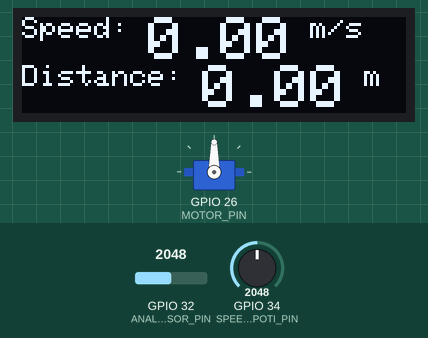
Recording of a sketch running on a simulated ESP32. On the bench: 128×32 one-colour display, servo. The test bench sets the inputs (shaded band); at power-on: GPIO 34 (SPEED_POTI_PIN) = 2048, GPIO 32 (ANALOG_SENSOR_PIN) = 2048. The display library's start-up logo is not drawn; what the sketch prints to the serial monitor is not drawn.

Above: at 3.3 s.
3.4 s: GPIO 34 (SPEED_POTI_PIN) set to 2100
4.9 s: GPIO 34 (SPEED_POTI_PIN) set to 2223
At 6.45 s:
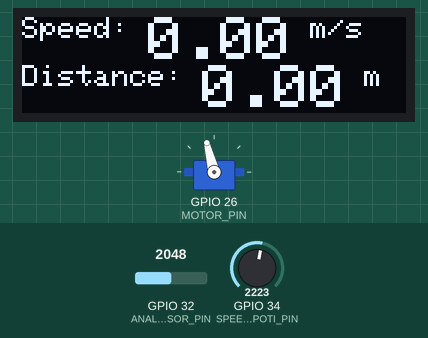
7.7 s: GPIO 34 (SPEED_POTI_PIN) set to 2047
9.2 s: GPIO 34 (SPEED_POTI_PIN) set to 1878
At 10.72 s:
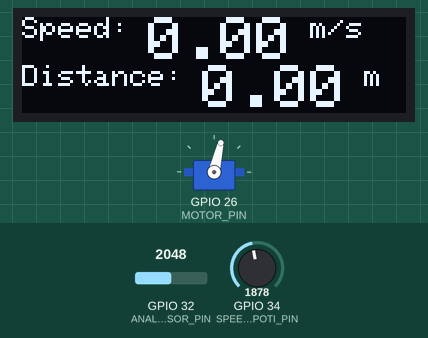
12.2 s: GPIO 34 (SPEED_POTI_PIN) set to 2866
14.3 s: GPIO 34 (SPEED_POTI_PIN) set to 1228
At 17.04 s:
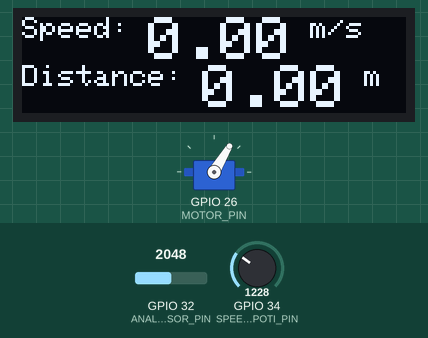
Timing chart, 0 to 20.8 s (numbered marks = the images above; inputs shaded):
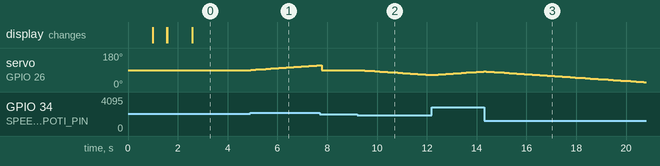

Measured:
- the behaviour switches between 2149 and 2150 on GPIO 34 (SPEED_POTI_PIN) (found by bisection; images 0 and 1)
- the behaviour switches between 1951 and 1950 on GPIO 34 (SPEED_POTI_PIN) (found by bisection; images 1 and 2)
- after the input at 3.4 s, every drawn part: stays the same
- after the input at 4.9 s, servo on GPIO 26 (MOTOR_PIN): moves from 90° to 115° over 2.7 s, starting at once
- after the input at 9.2 s, servo on GPIO 26 (MOTOR_PIN): moves from 90° to 64° over 2.9 s, starting after 0.10 s

The sketch:

Train_PID.ino
```cpp
#include "Speedometer.h"
#include "SpeedMonitor.h"
#include "TrainMotor.h"

#define MOTOR_PIN 26
#define ANALOG_SENSOR_PIN 32
#define SPEED_POTI_PIN 34

SpeedMonitor speedMonitor;
Speedometer speedometer(ANALOG_SENSOR_PIN);
TrainMotor motor(MOTOR_PIN);

unsigned long lastMotorSpeedUpdate = 0;

#include <PID_v1.h>
double Setpoint, Input, Output;
//Specify the links and initial tuning parameters
double Kp=0.15, Ki=0.0, Kd=0.01;
PID myPID(&Input, &Output, &Setpoint, Kp, Ki, Kd, DIRECT);

#define SPEED_TIMEOUT 10000
unsigned long speedTimeoutStart = 0;

void updateMotor(){
  if( (millis() - lastMotorSpeedUpdate) > 100){
    int speed = map(analogRead(SPEED_POTI_PIN), 0, 4095, -400, 400);
  if(speed < 20 && speed > -20){
    speed = 0;
    Output = 0;
  }
  Setpoint = speed;
  Input = speedometer.getSpeed();
  //myPID.Compute();

/*
  int delta = Input - Setpoint;
  if(delta == 0){
    speedTimeoutStart = millis();
  }

  if((millis() - speedTimeoutStart) > SPEED_TIMEOUT){
    Output = 0;
  }*/

  if(Input < Setpoint){
    Output++;
    if(Output > 100){
      Output = 100;
    }
  }
  else if(Input > Setpoint){
    Output--;
    if(Output < -100){
      Output = -100;
    }
  }
  motor.setSpeed(Output);

  Serial.print("Speed:");
  Serial.print(Input);
  Serial.print(",");
  Serial.print("Setpoint:");
  Serial.print(Setpoint);
  Serial.print(",");
  Serial.print("Output:");
  Serial.print(Output);
  Serial.println("");


  lastMotorSpeedUpdate = millis();
  }

}

void setup() {
  Serial.begin(9600);
  myPID.SetMode(AUTOMATIC);
  delay(500);
  Serial.println("Starting setup");
  delay(500);
  Serial.println("Setting up speed monitor");
  speedMonitor.begin();

  speedMonitor.setSpeed(40);
  speedMonitor.update();
  delay(500);
  Serial.println("Setting up encoder");
  speedometer.setupEncoder();
  Serial.println("Setting up motor");
  motor.begin();
  Serial.println("Activating HW Timer");
  setupTimerInterrupt();
  Serial.println("Ready to go");
  pinMode(SPEED_POTI_PIN, INPUT);
}

void loop() {
  delay(10);
  speedMonitor.setSpeed(speedometer.getSpeed());
  speedMonitor.setDistance(speedometer.getDistance());
  speedMonitor.update();
  updateMotor();
}
```

Speedometer.h
```cpp
#ifndef SPEEDOMETER_H
#define SPEEDOMETER_H

#include <Wire.h>
#include <AS5600.h>
#include <Arduino.h>

#define SENSE_INTERVAL 1 //Check sensor every ms to securely detect rollovers

#define COUNTER_LIMIT 100

static volatile int counter = 0;
static volatile int angle_sum = 0;
const int circumference_mm = 50;
const double stepToMm = 0.138888; // circumference_cm/360
const int timeMultiplier = 10; //Calculate speed every 10 ms

static volatile int currentSpeed = 0.0;
static volatile int newAngle = 0;
static volatile bool newReading = false;
static volatile int oldAngle = 0;
static volatile int revolutionDelta = 0;
static int analogSensePin;

#define JIGGLE_OFFSET 1

//Flats are not allowed in isr https://www.reddit.com/r/esp32/comments/lj2nkx/just_discovered_that_you_cant_use_floats_in_isr/?rdt=40811
void IRAM_ATTR getReading() {
      newAngle = analogRead(analogSensePin);
      newAngle = map(newAngle, 0, 4095, 0, 360);
      int newSpeed_mm_s = 0;

      if(newAngle > (oldAngle+JIGGLE_OFFSET) || newAngle < (oldAngle-JIGGLE_OFFSET)){
        int angleDelta = 0;

        if((oldAngle < 150) && (newAngle > 210)){ //Rollunder
            angleDelta = (360 - newAngle) + oldAngle;
            revolutionDelta --;
        }
        else if((oldAngle > 210) && (newAngle < 150)){ //Rollover
            angleDelta = newAngle + (360 - oldAngle);
            revolutionDelta ++;
        }
        else{
            angleDelta = newAngle - oldAngle;
        }

        angle_sum+=angleDelta;
      }

      oldAngle = newAngle;
      counter++;

      if(counter == COUNTER_LIMIT){
        counter = 0;
        currentSpeed = angle_sum * timeMultiplier * stepToMm;
        newReading = true;
        angle_sum = 0;
      }
    }

hw_timer_t *Timer0_Cfg = NULL;

void setupTimerInterrupt(){
  Timer0_Cfg = timerBegin(1000000);
  timerAttachInterrupt(Timer0_Cfg, &getReading);
  timerAlarm(Timer0_Cfg, SENSE_INTERVAL * 1000, true, 0);
}

class Speedometer {
  private:
    AMS_5600 ams5600;
    unsigned long lastUpdate = 0;

    bool inverted = false;

  public:
    Speedometer(int analogPin) {
      analogSensePin = analogPin;
    }

    int getInterval() {
      return SENSE_INTERVAL;
    }

    void setupEncoder() {
      Wire.begin(); //SDA, SCL
      Serial.println(">>>>>>>>>>>>>>>>>>>>>>>>>>> ");
      if (ams5600.detectMagnet() == 0 ) {
        while (1) {
          if (ams5600.detectMagnet() == 1 ) {
            Serial.print("Current Magnitude: ");
            Serial.println(ams5600.getMagnitude());
            ams5600.setOutPut(1);
            break;
          }
          else {
            Serial.println("Can not detect magnet");
          }
          delay(1000);
        }
      }
      pinMode(analogSensePin, INPUT);
    }

    float convertRawAngleToDegrees(word newAngle)
    {
      /* Raw data reports 0 - 4095 segments, which is 0.087890625 of a degree */
      float retVal = newAngle * 0.087890625;
      return retVal;
    }

    bool updateAvailable(){
      if(newReading){
        newReading = false;
        return true;
      }
      return false;
    }

    int getSpeed() {
      return currentSpeed;
    }

    float getDistance() {
      return revolutionDelta * circumference_mm;
    }
};

#endif
```

TrainMotor.h
```cpp
#ifndef TRAIN_MOTOR_H
#define TRAIN_MOTOR_H

#include <Arduino.h>
#include <ESP32Servo.h>

class TrainMotor{
  public:
  TrainMotor(int driverPin):motorDriver(){
    this->driverPin = driverPin;
  }

  void begin(){
    Serial.println("Attachig motor driver");
    Serial.println(driverPin);
    ESP32PWM::allocateTimer(0);
	  //ESP32PWM::allocateTimer(1);
	  //ESP32PWM::allocateTimer(2);
	  //ESP32PWM::allocateTimer(3);
	  motorDriver.setPeriodHertz(50);
    motorDriver.attach(driverPin, 1000, 2000);
    motorDriver.writeMicroseconds(1500);
    delay(15);
  }

  void setSpeed(int speed){
    int mircorsenconds = map(speed, -100, 100, 1000, 2000);
    //Serial.println(mircorsenconds);
    motorDriver.writeMicroseconds(mircorsenconds);
  }

  private:
  int driverPin;
  Servo motorDriver;
};

#endif
```

error.c
```cpp
/* Random error after some time without drawing to display
21:55:30.129 -> Updating speed monitor
21:55:30.159 -> 0.00
21:55:30.159 -> 0.20
21:55:30.159 -> Updating speed monitor
21:55:30.191 -> 0.00
21:55:30.191 -> 0.20
21:55:30.191 -> Updating spGuru Meditation Error: Core  1 panic'ed (LoadProhibited). Exception was unhandled.
21:55:30.288 ->
21:55:30.319 -> Core  1 register dump:
21:55:30.319 -> PC      : 0x40084144  PS      : 0x00050331  A0      : 0x800856e8  A1      : 0x3ffbf9ac
21:55:30.416 -> A2      : 0x00000004  A3      : 0x00018004  A4      : 0x000637ff  A5      : 0x3ffbf98c
21:55:30.512 -> A6      : 0x00000000  A7      : 0x00000001  A8      : 0x00000000  A9      : 0x4008b032
21:55:30.609 -> A10     : 0x80000001  A11     : 0xb33fffff  A12     : 0x80083abc  A13     : 0x3ffbf96c
*/
```

speedMonitor.h
```cpp
#ifndef SPEEDMONITOR_H
#define SPEEDMONITOR_H

#define SCREEN_WIDTH 128 // OLED display width, in pixels
#define SCREEN_HEIGHT 32 // OLED display height, in pixels
#define OLED_RESET     -1 // Reset pin # (or -1 if sharing Arduino reset pin)
#define SCREEN_ADDRESS 0x3C ///< See datasheet for Address; 0x3D for 128x64, 0x3C for 128x32

#include <Wire.h>
#include <Adafruit_GFX.h>
#include <Adafruit_SSD1306.h>

class SpeedMonitor{

  public:
  SpeedMonitor():display(SCREEN_WIDTH, SCREEN_HEIGHT, &Wire, OLED_RESET){
    this->lastUpdate = 0;
  }

  void setSpeed(float speed){
    this->speed = speed;
    //Serial.println(this->speed);
  }

  void setDistance(float distance){
    this->distance = distance;
    //Serial.println(this->distance);
  }

  void update(){
    //Serial.println("Updating speed monitor");
    if((millis() - this->lastUpdate) > 1000){
      //Serial.println("About to draw");
      draw();
      //Serial.println("Drew");
      this->lastUpdate = millis();
    }
  }

  void draw(){
    display.clearDisplay();
    display.setTextSize(1);
    display.setTextColor(SSD1306_WHITE);
    display.setCursor(0, 0);
    display.print("Speed: ");
    display.setTextSize(2);
    display.print(String(this->speed));
    display.setTextSize(1);
    display.println(" m/s");
    display.setCursor(0, 16);
    display.print("Distance: ");
    display.setTextSize(2);
    display.print(String(this->distance/1000));
    display.setTextSize(1);
    display.println(" m");
    display.display();
  }

  void begin(){
    display.begin(SSD1306_SWITCHCAPVCC, SCREEN_ADDRESS);
    display.display();
    delay(500);
    display.clearDisplay();
    draw();
  }

  private:
    float speed;
    float distance;
    unsigned long lastUpdate;
    Adafruit_SSD1306 display;
};

#endif
```
